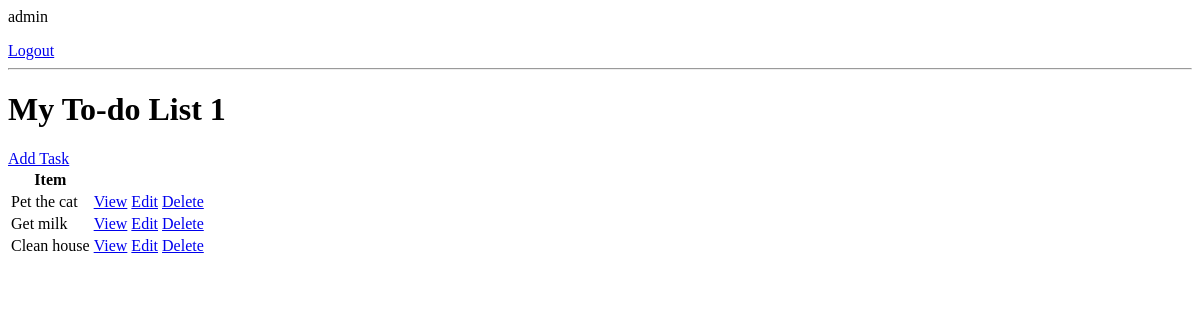
The app's page / (signed in), older data.
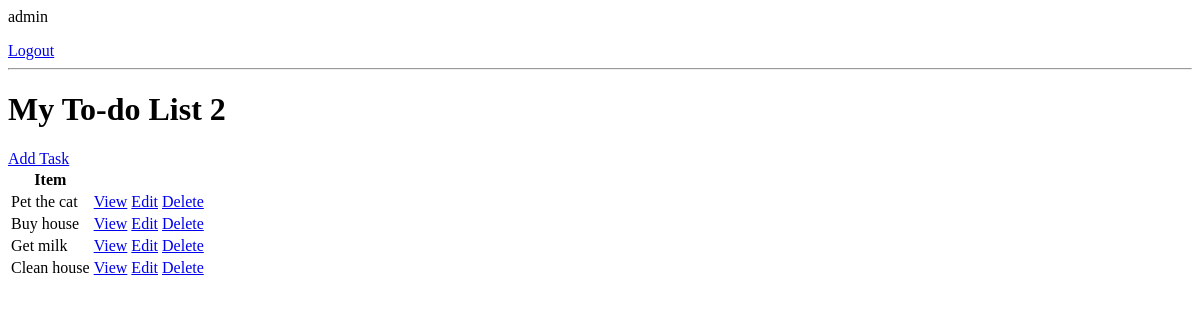
The same page, newer data.
### base/models.py (models this page shows, shortened)
class Task(models.Model):
  user = models.ForeignKey(User, on_delete=models.CASCADE, null=True, blank=True)
  title = models.CharField(max_length=200)
  description = models.TextField(null=True, blank=True)
  complete = models.BooleanField(default=False)
  created = models.DateTimeField(auto_now_add=True)
  class Meta:
    ordering = ['complete']

### base/views.py (the view)
# urls.py: path('', TaskList.as_view(), name='tasks'),
class TaskList(LoginRequiredMixin, ListView):
  model = Task
  context_object_name = 'tasks'
  def get_context_data(self, **kwargs):
    context = super().get_context_data(**kwargs)
    context['tasks'] = context['tasks'].filter(user=self.request.user)
    context['count'] = context['tasks'].filter(complete=False).count()
    return context

### templates/base/task_list.html
{% if request.user.is_authenticated %}
  <p>{{ request.user }}</p>
  <a href="{% url 'logout' %}">Logout</a>
{% else %}
  <a href="{% url 'login' %}">Login</a>
{% endif %}
<hr>
<h1>My To-do List {{ count }}</h1>
<a href="{% url 'create-task' %}">Add Task</a>
<table>
  <tr>
    <th>Item</th>
    <th></th>
    <th></th>
  </tr>
  {% for task in tasks %}
    <tr>
      <td>{{ task.title }}</td>
      <td><a href="{% url 'task' task.id %}">View</a></td>
      <td><a href="{% url 'update-task' task.id %}">Edit</a></td>
      <td><a href="{% url 'delete-task' task.id %}">Delete</a></td>
    </tr>
    {% empty %}
      <h3>No items in the list</h3>
  {% endfor %}
</table>

Row changes from the older to the newer data that the page shows:
added Task: title "Buy house"
Text that changed along with them:
{{ count }}: "1" → "2"
